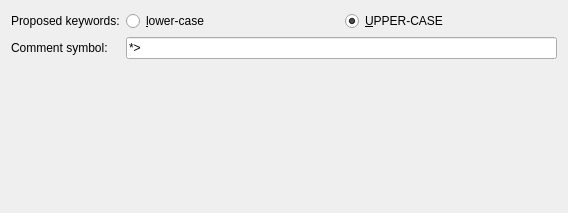
<?xml version="1.0" encoding="UTF-8"?>
<ui version="4.0">
 <class>Form</class>
 <widget class="QWidget" name="Form">
  <property name="geometry">
   <rect>
    <x>0</x>
    <y>0</y>
    <width>568</width>
    <height>213</height>
   </rect>
  </property>
  <property name="windowTitle">
   <string>Form</string>
  </property>
  <layout class="QFormLayout" name="formLayout">
   <item row="0" column="0">
    <widget class="QLabel" name="label_2">
     <property name="text">
      <string>Proposed keywords:</string>
     </property>
    </widget>
   </item>
   <item row="0" column="1">
    <layout class="QHBoxLayout" name="horizontalLayout">
     <item>
      <widget class="QRadioButton" name="rb_lower_case">
       <property name="toolTip">
        <string>Propose COBOL keyword in lower-case.</string>
       </property>
       <property name="text">
        <string>&amp;lower-case</string>
       </property>
      </widget>
     </item>
     <item>
      <widget class="QRadioButton" name="rb_upper_case">
       <property name="toolTip">
        <string>Propose COBOL keyword in UPPER-CASE..</string>
       </property>
       <property name="text">
        <string>&amp;UPPER-CASE</string>
       </property>
       <property name="checked">
        <bool>true</bool>
       </property>
      </widget>
     </item>
    </layout>
   </item>
   <item row="1" column="0">
    <widget class="QLabel" name="label_3">
     <property name="text">
      <string>Comment symbol:</string>
     </property>
    </widget>
   </item>
   <item row="1" column="1">
    <widget class="QLineEdit" name="edit_comment">
     <property name="toolTip">
      <string>The comment indicator.</string>
     </property>
     <property name="text">
      <string>*&gt; </string>
     </property>
    </widget>
   </item>
  </layout>
 </widget>
 <resources/>
 <connections/>
</ui>
